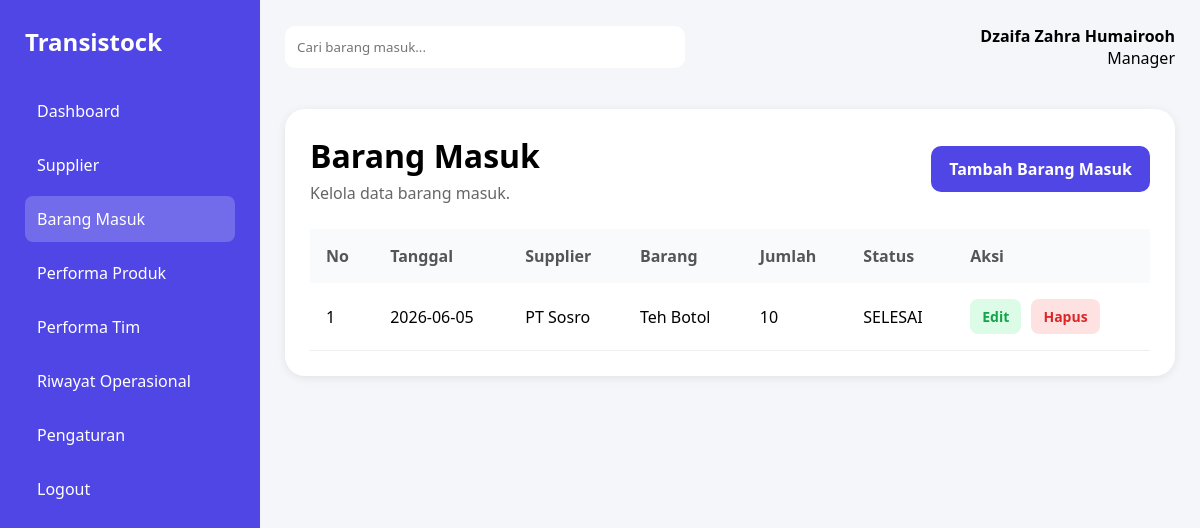
The page /manager/barang_masuk.php (signed in) on the database its author committed.
### tables this page shows
CREATE TABLE `barang_masuk` (
  `id_masuk` int(11) NOT NULL,
  `tanggal_masuk` date DEFAULT NULL,
  `id_supplier` int(11) DEFAULT NULL,
  `status` enum('DRAFT','SELESAI') DEFAULT 'DRAFT',
  `catatan` text DEFAULT NULL,
  `id_barang` int(11) DEFAULT NULL,
  `jumlah` int(11) DEFAULT NULL
);

CREATE TABLE `supplier` (
  `id_supplier` int(11) NOT NULL,
  `nama_supplier` varchar(100) NOT NULL,
  `telepon` varchar(20) DEFAULT NULL,
  `email` varchar(100) DEFAULT NULL,
  `alamat` text DEFAULT NULL
);

CREATE TABLE `barang` (
  `id_barang` int(11) NOT NULL,
  `nama_barang` varchar(100) NOT NULL,
  `sku` varchar(50) NOT NULL,
  `stok` int(11) DEFAULT 0,
  `harga_jual` decimal(12,2) DEFAULT NULL,
  `foto` varchar(255) DEFAULT NULL,
  `id_kategori` int(11) DEFAULT NULL,
  `id_supplier` int(11) DEFAULT NULL
);

### manager/barang_masuk.php (the view, shortened to what this page needs)
<?php
include '../config/koneksi.php';
$data = mysqli_query($conn,"
SELECT
barang_masuk.*,
supplier.nama_supplier,
barang.nama_barang
FROM barang_masuk
LEFT JOIN supplier
ON barang_masuk.id_supplier = supplier.id_supplier
LEFT JOIN barang
ON barang_masuk.id_barang = barang.id_barang
ORDER BY barang_masuk.id_masuk DESC
");
?>
<!DOCTYPE html>
<html>
<head>
<link rel="stylesheet" href="../admin/dashboard.css">
</head>
<body>
<div class="container">
<div class="sidebar">
<h2>Transistock</h2>
<ul>
<li>
<a href="dashboard_manager.php">Dashboard</a>
</li>
<li>
<a href="supplier.php">Supplier</a>
</li>
<li class="active">
Barang Masuk
</li>
<li>
<a href="performa_produk.php">Performa Produk</a>
</li>
<li>
<a href="performa_tim.php">Performa Tim</a>
</li>
<li>
<a href="riwayat_operasional.php">Riwayat Operasional</a>
</li>
<li>
<a href="pengaturan_manager.php">Pengaturan</a>
</li>
<li>
<a href="../auth/logout.php">Logout</a>
</li>
</ul>
</div>
<div class="main">
<div class="header">
<input type="text" placeholder="Cari barang masuk...">
<div class="profile">
<h4><?= $_SESSION['nama']; ?></h4>
<p>Manager</p>
</div>
</div>
<div class="inventory-card">
<div class="inventory-top">
<div>
<h2>Barang Masuk</h2>
<p>Kelola data barang masuk.</p>
</div>
<a href="tambah_barang_masuk.php" class="btn-add">
Tambah Barang Masuk
</a>
</div>
<table class="inventory-table">
<thead>
<tr>
<th>No</th>
<th>Tanggal</th>
<th>Supplier</th>
<th>Barang</th>
<th>Jumlah</th>
<th>Status</th>
<th>Aksi</th>
</tr>
</thead>
<tbody>
<?php $no=1; ?>
<?php while($row=mysqli_fetch_assoc($data)) : ?>
<tr>
<td><?= $no++; ?></td>
<td><?= $row['tanggal_masuk']; ?></td>
<td><?= $row['nama_supplier']; ?></td>
<td><?= $row['nama_barang']; ?></td>
<td><?= $row['jumlah']; ?></td>
<td><?= $row['status']; ?></td>
<td>
<a
href="edit_barang_masuk.php?id=<?= $row['id_masuk']; ?>"
class="action-stock">
Edit
</a>
<a
href="hapus_barang_masuk.php?id=<?= $row['id_masuk']; ?>"
class="action-delete"
onclick="return confirm('Hapus data ini?')">
Hapus
</a>
</td>
</tr>
<?php endwhile; ?>
</tbody>
</table>
</div>
</div>
</div>
</body>
</html>

### admin/dashboard.css (style rules this page uses)
* { margin:0; padding:0; box-sizing:border-box; font-family:Segoe UI, sans-serif; }
body { background:#f5f6fa; }
.container { display:flex; min-height:100vh; }
.sidebar { width:260px; background:#4f46e5; color:white; padding:25px; }
.sidebar h2 { margin-bottom:30px; }
.sidebar ul { list-style:none; }
.sidebar li { padding:12px; margin-bottom:8px; border-radius:8px; cursor:pointer; }
.sidebar li:hover, .sidebar .active { background:rgba(255,255,255,0.2); }
.sidebar a { color:white; text-decoration:none; }
.main { flex:1; padding:25px; }
.header { display:flex; justify-content:space-between; align-items:center; margin-bottom:25px; }
.header input { width:400px; padding:12px; border:none; border-radius:10px; }
.profile { text-align:right; }
.inventory-card { background:white; padding:25px; border-radius:20px; box-shadow:0 2px 10px rgba(0,0,0,0.08); margin-top:40px; }
.inventory-top { display:flex; justify-content:space-between; align-items:center; margin-bottom:25px; }
.inventory-top h2 { font-size:32px; margin-bottom:5px; }
.inventory-top p { color:#666; }
.btn-add { background:#4f46e5; color:white; text-decoration:none; padding:12px 18px; border-radius:10px; font-weight:600; transition:0.3s; }
.inventory-table { width:100%; border-collapse:collapse; }
.inventory-table th { background:#f8fafc; color:#555; padding:16px; text-align:left; }
.inventory-table td { padding:16px; border-bottom:1px solid #eee; }
.action-edit, .action-delete, .action-stock { display:inline-block; padding:8px 12px; border-radius:8px; text-decoration:none; font-size:14px; font-weight:600; margin-right:6px; }
.action-delete { background:#fee2e2; color:#dc2626; }
.action-stock { background:#dcfce7; color:#16a34a; }
.btn-add { border:none; cursor:pointer; }

### rows shown on the page
barang_masuk: tanggal_masuk "2026-06-05", id_supplier.nama_supplier "PT Sosro", id_barang.nama_barang "Teh Botol", jumlah "10", status "SELESAI"

### other values the page prints
$_SESSION['nama'] "Dzaifa Zahra Humairooh"
